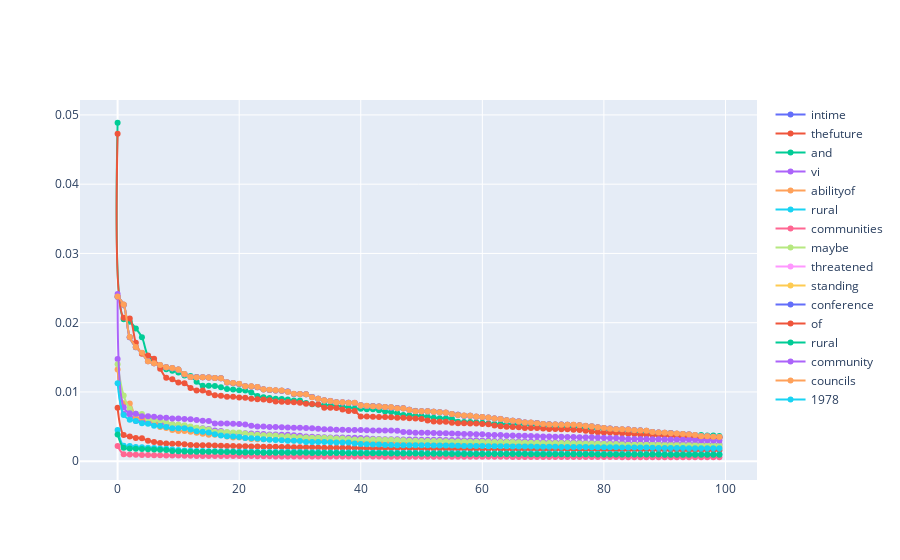

Notebook cell for this chart:
### Code cell
max_parad = 100 # max_non_zeroes
slg.util.plot_scatter_line(list(range(max_parad)),parad_data.values[0],sent.split()[0], add_trace=[(list(range(max_parad)), v, t) for v, t in zip(parad_data.values[1:],sent.split()[1:])])

### Figure 1 — Plotly figure (JSON) as saved in the notebook; plotly's stock layout.template omitted (floating-point values rounded to 4 significant figures; data arrays with more than 128 entries replaced by an {"elided": "..."} marker saying what was removed)
{"data": [{"line": {"shape": "spline"}, "mode": "lines+markers", "name": "intime", "type": "scatter", "x": [0, 1, 2, 3, 4, 5, 6, 7, 8, 9, 10, 11, 12, 13, 14, 15, 16, 17, 18, 19, 20, 21, 22, 23, 24, 25, 26, 27, 28, 29, 30, 31, 32, 33, 34, 35, 36, 37, 38, 39, 40, 41, 42, 43, 44, 45, 46, 47, 48, 49, 50, 51, 52, 53, 54, 55, 56, 57, 58, 59, 60, 61, 62, 63, 64, 65, 66, 67, 68, 69, 70, 71, 72, 73, 74, 75, 76, 77, 78, 79, 80, 81, 82, 83, 84, 85, 86, 87, 88, 89, 90, 91, 92, 93, 94, 95, 96, 97, 98, 99], "y": {"elided": "5993 float values"}}, {"line": {"shape": "spline"}, "mode": "lines+markers", "name": "thefuture", "type": "scatter", "x": [0, 1, 2, 3, 4, 5, 6, 7, 8, 9, 10, 11, 12, 13, 14, 15, 16, 17, 18, 19, 20, 21, 22, 23, 24, 25, 26, 27, 28, 29, 30, 31, 32, 33, 34, 35, 36, 37, 38, 39, 40, 41, 42, 43, 44, 45, 46, 47, 48, 49, 50, 51, 52, 53, 54, 55, 56, 57, 58, 59, 60, 61, 62, 63, 64, 65, 66, 67, 68, 69, 70, 71, 72, 73, 74, 75, 76, 77, 78, 79, 80, 81, 82, 83, 84, 85, 86, 87, 88, 89, 90, 91, 92, 93, 94, 95, 96, 97, 98, 99], "y": {"elided": "5993 float values"}}, {"line": {"shape": "spline"}, "mode": "lines+markers", "name": "and", "type": "scatter", "x": [0, 1, 2, 3, 4, 5, 6, 7, 8, 9, 10, 11, 12, 13, 14, 15, 16, 17, 18, 19, 20, 21, 22, 23, 24, 25, 26, 27, 28, 29, 30, 31, 32, 33, 34, 35, 36, 37, 38, 39, 40, 41, 42, 43, 44, 45, 46, 47, 48, 49, 50, 51, 52, 53, 54, 55, 56, 57, 58, 59, 60, 61, 62, 63, 64, 65, 66, 67, 68, 69, 70, 71, 72, 73, 74, 75, 76, 77, 78, 79, 80, 81, 82, 83, 84, 85, 86, 87, 88, 89, 90, 91, 92, 93, 94, 95, 96, 97, 98, 99], "y": {"elided": "5993 float values"}}, {"line": {"shape": "spline"}, "mode": "lines+markers", "name": "vi", "type": "scatter", "x": [0, 1, 2, 3, 4, 5, 6, 7, 8, 9, 10, 11, 12, 13, 14, 15, 16, 17, 18, 19, 20, 21, 22, 23, 24, 25, 26, 27, 28, 29, 30, 31, 32, 33, 34, 35, 36, 37, 38, 39, 40, 41, 42, 43, 44, 45, 46, 47, 48, 49, 50, 51, 52, 53, 54, 55, 56, 57, 58, 59, 60, 61, 62, 63, 64, 65, 66, 67, 68, 69, 70, 71, 72, 73, 74, 75, 76, 77, 78, 79, 80, 81, 82, 83, 84, 85, 86, 87, 88, 89, 90, 91, 92, 93, 94, 95, 96, 97, 98, 99], "y": {"elided": "5993 float values"}}, {"line": {"shape": "spline"}, "mode": "lines+markers", "name": "abilityof", "type": "scatter", "x": [0, 1, 2, 3, 4, 5, 6, 7, 8, 9, 10, 11, 12, 13, 14, 15, 16, 17, 18, 19, 20, 21, 22, 23, 24, 25, 26, 27, 28, 29, 30, 31, 32, 33, 34, 35, 36, 37, 38, 39, 40, 41, 42, 43, 44, 45, 46, 47, 48, 49, 50, 51, 52, 53, 54, 55, 56, 57, 58, 59, 60, 61, 62, 63, 64, 65, 66, 67, 68, 69, 70, 71, 72, 73, 74, 75, 76, 77, 78, 79, 80, 81, 82, 83, 84, 85, 86, 87, 88, 89, 90, 91, 92, 93, 94, 95, 96, 97, 98, 99], "y": {"elided": "5993 float values"}}, {"line": {"shape": "spline"}, "mode": "lines+markers", "name": "rural", "type": "scatter", "x": [0, 1, 2, 3, 4, 5, 6, 7, 8, 9, 10, 11, 12, 13, 14, 15, 16, 17, 18, 19, 20, 21, 22, 23, 24, 25, 26, 27, 28, 29, 30, 31, 32, 33, 34, 35, 36, 37, 38, 39, 40, 41, 42, 43, 44, 45, 46, 47, 48, 49, 50, 51, 52, 53, 54, 55, 56, 57, 58, 59, 60, 61, 62, 63, 64, 65, 66, 67, 68, 69, 70, 71, 72, 73, 74, 75, 76, 77, 78, 79, 80, 81, 82, 83, 84, 85, 86, 87, 88, 89, 90, 91, 92, 93, 94, 95, 96, 97, 98, 99], "y": {"elided": "5993 float values"}}, {"line": {"shape": "spline"}, "mode": "lines+markers", "name": "communities", "type": "scatter", "x": [0, 1, 2, 3, 4, 5, 6, 7, 8, 9, 10, 11, 12, 13, 14, 15, 16, 17, 18, 19, 20, 21, 22, 23, 24, 25, 26, 27, 28, 29, 30, 31, 32, 33, 34, 35, 36, 37, 38, 39, 40, 41, 42, 43, 44, 45, 46, 47, 48, 49, 50, 51, 52, 53, 54, 55, 56, 57, 58, 59, 60, 61, 62, 63, 64, 65, 66, 67, 68, 69, 70, 71, 72, 73, 74, 75, 76, 77, 78, 79, 80, 81, 82, 83, 84, 85, 86, 87, 88, 89, 90, 91, 92, 93, 94, 95, 96, 97, 98, 99], "y": {"elided": "5993 float values"}}, {"line": {"shape": "spline"}, "mode": "lines+markers", "name": "maybe", "type": "scatter", "x": [0, 1, 2, 3, 4, 5, 6, 7, 8, 9, 10, 11, 12, 13, 14, 15, 16, 17, 18, 19, 20, 21, 22, 23, 24, 25, 26, 27, 28, 29, 30, 31, 32, 33, 34, 35, 36, 37, 38, 39, 40, 41, 42, 43, 44, 45, 46, 47, 48, 49, 50, 51, 52, 53, 54, 55, 56, 57, 58, 59, 60, 61, 62, 63, 64, 65, 66, 67, 68, 69, 70, 71, 72, 73, 74, 75, 76, 77, 78, 79, 80, 81, 82, 83, 84, 85, 86, 87, 88, 89, 90, 91, 92, 93, 94, 95, 96, 97, 98, 99], "y": {"elided": "5993 float values"}}, {"line": {"shape": "spline"}, "mode": "lines+markers", "name": "threatened", "type": "scatter", "x": [0, 1, 2, 3, 4, 5, 6, 7, 8, 9, 10, 11, 12, 13, 14, 15, 16, 17, 18, 19, 20, 21, 22, 23, 24, 25, 26, 27, 28, 29, 30, 31, 32, 33, 34, 35, 36, 37, 38, 39, 40, 41, 42, 43, 44, 45, 46, 47, 48, 49, 50, 51, 52, 53, 54, 55, 56, 57, 58, 59, 60, 61, 62, 63, 64, 65, 66, 67, 68, 69, 70, 71, 72, 73, 74, 75, 76, 77, 78, 79, 80, 81, 82, 83, 84, 85, 86, 87, 88, 89, 90, 91, 92, 93, 94, 95, 96, 97, 98, 99], "y": {"elided": "5993 float values"}}, {"line": {"shape": "spline"}, "mode": "lines+markers", "name": "standing", "type": "scatter", "x": [0, 1, 2, 3, 4, 5, 6, 7, 8, 9, 10, 11, 12, 13, 14, 15, 16, 17, 18, 19, 20, 21, 22, 23, 24, 25, 26, 27, 28, 29, 30, 31, 32, 33, 34, 35, 36, 37, 38, 39, 40, 41, 42, 43, 44, 45, 46, 47, 48, 49, 50, 51, 52, 53, 54, 55, 56, 57, 58, 59, 60, 61, 62, 63, 64, 65, 66, 67, 68, 69, 70, 71, 72, 73, 74, 75, 76, 77, 78, 79, 80, 81, 82, 83, 84, 85, 86, 87, 88, 89, 90, 91, 92, 93, 94, 95, 96, 97, 98, 99], "y": {"elided": "5993 float values"}}, {"line": {"shape": "spline"}, "mode": "lines+markers", "name": "conference", "type": "scatter", "x": [0, 1, 2, 3, 4, 5, 6, 7, 8, 9, 10, 11, 12, 13, 14, 15, 16, 17, 18, 19, 20, 21, 22, 23, 24, 25, 26, 27, 28, 29, 30, 31, 32, 33, 34, 35, 36, 37, 38, 39, 40, 41, 42, 43, 44, 45, 46, 47, 48, 49, 50, 51, 52, 53, 54, 55, 56, 57, 58, 59, 60, 61, 62, 63, 64, 65, 66, 67, 68, 69, 70, 71, 72, 73, 74, 75, 76, 77, 78, 79, 80, 81, 82, 83, 84, 85, 86, 87, 88, 89, 90, 91, 92, 93, 94, 95, 96, 97, 98, 99], "y": {"elided": "5993 float values"}}, {"line": {"shape": "spline"}, "mode": "lines+markers", "name": "of", "type": "scatter", "x": [0, 1, 2, 3, 4, 5, 6, 7, 8, 9, 10, 11, 12, 13, 14, 15, 16, 17, 18, 19, 20, 21, 22, 23, 24, 25, 26, 27, 28, 29, 30, 31, 32, 33, 34, 35, 36, 37, 38, 39, 40, 41, 42, 43, 44, 45, 46, 47, 48, 49, 50, 51, 52, 53, 54, 55, 56, 57, 58, 59, 60, 61, 62, 63, 64, 65, 66, 67, 68, 69, 70, 71, 72, 73, 74, 75, 76, 77, 78, 79, 80, 81, 82, 83, 84, 85, 86, 87, 88, 89, 90, 91, 92, 93, 94, 95, 96, 97, 98, 99], "y": {"elided": "5993 float values"}}, {"line": {"shape": "spline"}, "mode": "lines+markers", "name": "rural", "type": "scatter", "x": [0, 1, 2, 3, 4, 5, 6, 7, 8, 9, 10, 11, 12, 13, 14, 15, 16, 17, 18, 19, 20, 21, 22, 23, 24, 25, 26, 27, 28, 29, 30, 31, 32, 33, 34, 35, 36, 37, 38, 39, 40, 41, 42, 43, 44, 45, 46, 47, 48, 49, 50, 51, 52, 53, 54, 55, 56, 57, 58, 59, 60, 61, 62, 63, 64, 65, 66, 67, 68, 69, 70, 71, 72, 73, 74, 75, 76, 77, 78, 79, 80, 81, 82, 83, 84, 85, 86, 87, 88, 89, 90, 91, 92, 93, 94, 95, 96, 97, 98, 99], "y": {"elided": "5993 float values"}}, {"line": {"shape": "spline"}, "mode": "lines+markers", "name": "community", "type": "scatter", "x": [0, 1, 2, 3, 4, 5, 6, 7, 8, 9, 10, 11, 12, 13, 14, 15, 16, 17, 18, 19, 20, 21, 22, 23, 24, 25, 26, 27, 28, 29, 30, 31, 32, 33, 34, 35, 36, 37, 38, 39, 40, 41, 42, 43, 44, 45, 46, 47, 48, 49, 50, 51, 52, 53, 54, 55, 56, 57, 58, 59, 60, 61, 62, 63, 64, 65, 66, 67, 68, 69, 70, 71, 72, 73, 74, 75, 76, 77, 78, 79, 80, 81, 82, 83, 84, 85, 86, 87, 88, 89, 90, 91, 92, 93, 94, 95, 96, 97, 98, 99], "y": {"elided": "5993 float values"}}, {"line": {"shape": "spline"}, "mode": "lines+markers", "name": "councils", "type": "scatter", "x": [0, 1, 2, 3, 4, 5, 6, 7, 8, 9, 10, 11, 12, 13, 14, 15, 16, 17, 18, 19, 20, 21, 22, 23, 24, 25, 26, 27, 28, 29, 30, 31, 32, 33, 34, 35, 36, 37, 38, 39, 40, 41, 42, 43, 44, 45, 46, 47, 48, 49, 50, 51, 52, 53, 54, 55, 56, 57, 58, 59, 60, 61, 62, 63, 64, 65, 66, 67, 68, 69, 70, 71, 72, 73, 74, 75, 76, 77, 78, 79, 80, 81, 82, 83, 84, 85, 86, 87, 88, 89, 90, 91, 92, 93, 94, 95, 96, 97, 98, 99], "y": {"elided": "5993 float values"}}, {"line": {"shape": "spline"}, "mode": "lines+markers", "name": "1978", "type": "scatter", "x": [0, 1, 2, 3, 4, 5, 6, 7, 8, 9, 10, 11, 12, 13, 14, 15, 16, 17, 18, 19, 20, 21, 22, 23, 24, 25, 26, 27, 28, 29, 30, 31, 32, 33, 34, 35, 36, 37, 38, 39, 40, 41, 42, 43, 44, 45, 46, 47, 48, 49, 50, 51, 52, 53, 54, 55, 56, 57, 58, 59, 60, 61, 62, 63, 64, 65, 66, 67, 68, 69, 70, 71, 72, 73, 74, 75, 76, 77, 78, 79, 80, 81, 82, 83, 84, 85, 86, 87, 88, 89, 90, 91, 92, 93, 94, 95, 96, 97, 98, 99], "y": {"elided": "5993 float values"}}], "layout": {"title": {}, "xaxis": {"title": {}}, "yaxis": {"title": {}}}}
